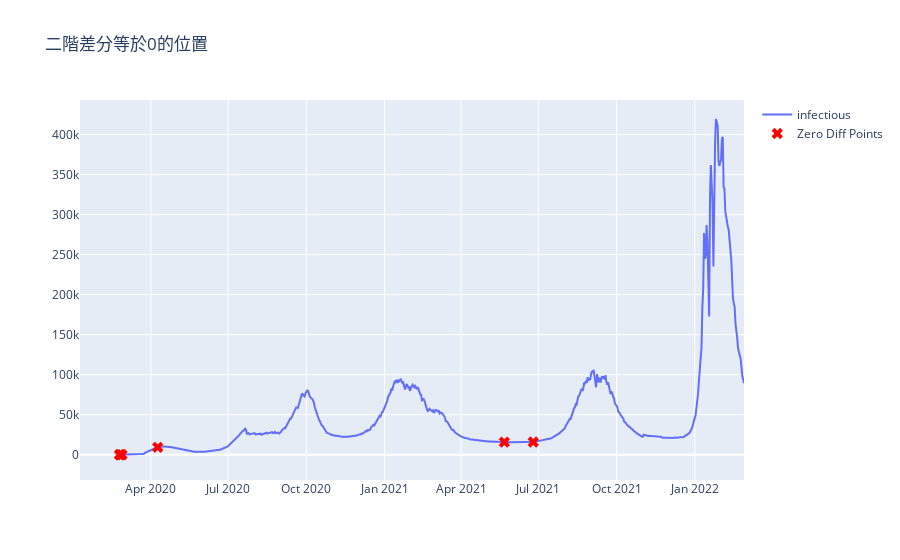

Notebook cell for this chart:
### Code cell
# 計算 dd['infectious'] 的一階差分
dd['infectious_diff'] = dd['infectious'].diff()

# 計算 dd['infectious_diff'] 的二階差分
dd['infectious_diff2'] = dd['infectious_diff'].diff()

# 找到二階差分等於 0 的位置
zero_diff2_indices = dd.index[dd['infectious_diff2'] == 0].tolist()

# 創建圖形
fig = go.Figure()

# 添加原始數據的折線圖
fig.add_trace(go.Scatter(x=dd['date'], y=dd['infectious'], mode='lines', name='infectious'))

# 添加一階差分為零的點（可選）
# fig.add_trace(go.Scatter(
#     x=dd.loc[zero_diff_indices, 'date'],
#     y=dd.loc[zero_diff_indices, 'infectious'],
#     mode='markers',
#     name='Zero First Diff Points',
#     marker=dict(color='blue', size=10, symbol='x')
# ))

# 添加微分為零的點
fig.add_trace(go.Scatter(
    x=dd.loc[zero_diff2_indices, 'date'],
    y=dd.loc[zero_diff2_indices, 'infectious'],
    mode='markers',
    name='Zero Diff Points',
    marker=dict(color='red', size=10, symbol='x')
))

# 設定圖形標題和顯示
fig.update_layout(title='二階差分等於0的位置')
fig.show()

### Figure 1 — Plotly figure (JSON) as saved in the notebook; plotly's stock layout.template omitted (floating-point values rounded to 4 significant figures; data arrays with more than 128 entries replaced by an {"elided": "..."} marker saying what was removed)
{"data": [{"mode": "lines", "name": "infectious", "type": "scatter", "x": {"elided": "739 str values"}, "y": {"elided": "739 int values"}}, {"marker": {"color": "red", "size": 10, "symbol": "x"}, "mode": "markers", "name": "Zero Diff Points", "type": "scatter", "x": ["2020-02-24T00:00:00", "2020-02-25T00:00:00", "2020-02-27T00:00:00", "2020-04-09T00:00:00", "2021-05-22T00:00:00", "2021-06-25T00:00:00"], "y": [1, 1, 3, 9323, 15814, 15963]}], "layout": {"title": {"text": "二階差分等於0的位置"}}}
